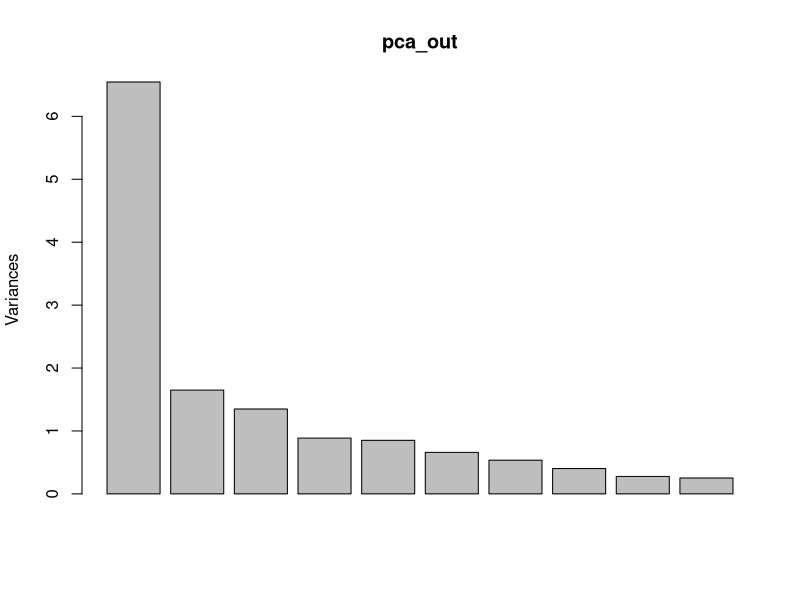
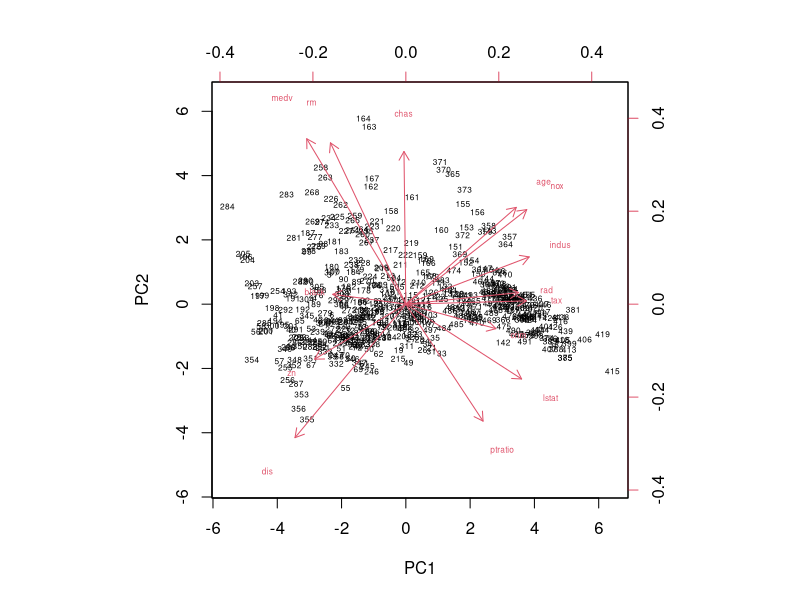
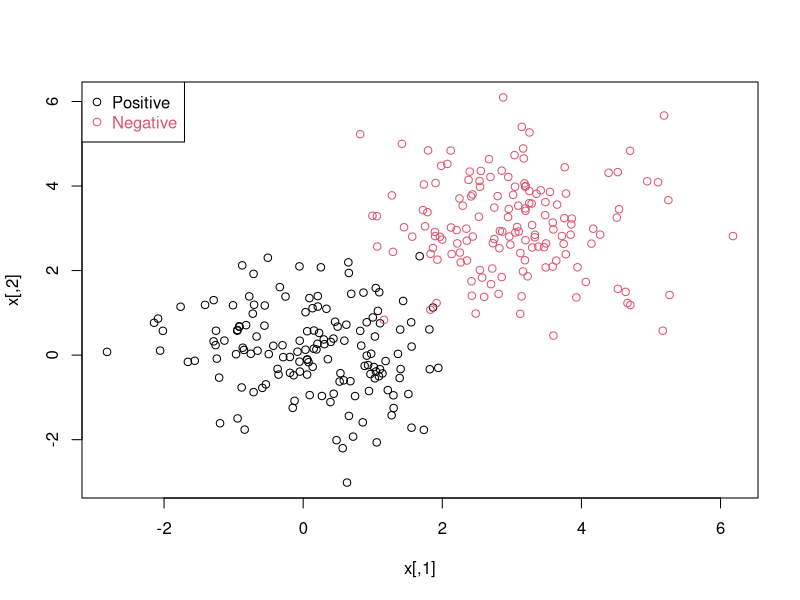
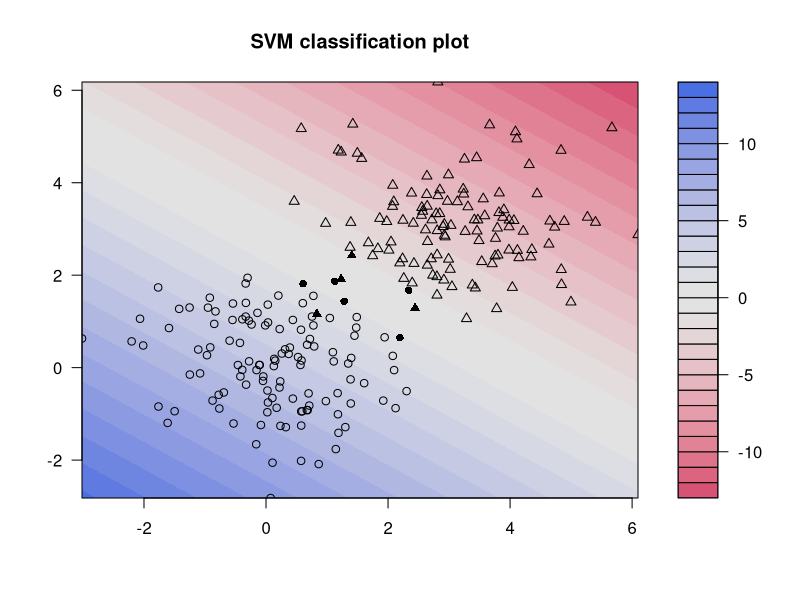

These charts were generated, in order, by the following R code:
## ---- chunk 1
#install.packages('MASS')
library(MASS)
data(Boston, package="MASS")
# Read the documentation of Boston dataset in RStudio to understand the dataset
help(Boston)
# Principal Component Analysis
# the prcomp() fucntion computes the principal components and we have turned on scalling
# Read the documentation for prcompt() function in RStudio
help(prcomp)
pca_out <- prcomp(Boston, scale = T)
# pca_out shows the loadings that used.
pca_out
plot(pca_out)

# plotting using the biplot()
# Read the documentation for biplot() function in RStudio
help(biplot)

biplot(pca_out, cex = .5,scale = 0)
boston_pc <- pca_out$x
boston_pc
# boston_pc has the Principal Components having the same number of rows in the original dataset
head(boston_pc)
summary(boston_pc)

## ---- chunk 2
n <- 300 # number of data points
p <- 2 # dimension
sigma <- 1 # variance of the distribution
meanpos <- 0 # centre of the distribution of positive examples
meanneg <- 3 # centre of the distribution of negative examples
npos <- round(n/2) # number of positive examples
nneg <- n-npos # number of negative examples
# Generate the positive and negative examples
xpos <- matrix(rnorm(npos*p,mean=meanpos,sd=sigma),npos,p)
xneg <- matrix(rnorm(nneg*p,mean=meanneg,sd=sigma),npos,p)
x <- rbind(xpos,xneg)
# Generate the labels
y <- matrix(c(rep(1,npos),rep(-1,nneg)))
# Visualize the data
plot(x,col=ifelse(y>0,1,2))
legend("topleft",c('Positive','Negative'),col=seq(2),pch=1,text.col=seq(2))

ntrain <- round(n*0.8) # number of training examples
tindex <- sample(n,ntrain) # indices of training samples
xtrain <- x[tindex,]
xtest <- x[-tindex,]
ytrain <- y[tindex]
ytest <- y[-tindex]
istrain=rep(0,n)
istrain[tindex]=1


# load the kernlab package
library(kernlab)
# train the SVM
svp <- ksvm(xtrain,ytrain,type="C-svc",kernel='vanilladot',C=100,scaled=c())
#Look and understand what svp contains
# General summary
svp
# Attributes that you can access
attributes(svp)
# For example, the support vectors
alpha(svp)
alphaindex(svp)
b(svp)
# Use the built-in function to pretty-plot the classifier
plot(svp,data=xtrain)
## ---- chunk 3
